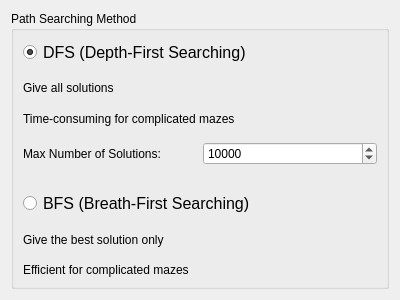
<?xml version="1.0" encoding="UTF-8"?>
<ui version="4.0">
 <class>Configuration</class>
 <widget class="QDialog" name="Configuration">
  <property name="geometry">
   <rect>
    <x>0</x>
    <y>0</y>
    <width>400</width>
    <height>300</height>
   </rect>
  </property>
  <property name="windowTitle">
   <string>Configuration</string>
  </property>
  <property name="locale">
   <locale language="English" country="UnitedKingdom"/>
  </property>
  <layout class="QGridLayout" name="gridLayout">
   <item row="1" column="0">
    <widget class="QGroupBox" name="groupBox">
     <property name="title">
      <string>Path Searching Method</string>
     </property>
     <layout class="QGridLayout" name="gridLayout_2">
      <item row="0" column="0" colspan="2">
       <widget class="QRadioButton" name="radioButton_DFS">
        <property name="font">
         <font>
          <pointsize>12</pointsize>
         </font>
        </property>
        <property name="text">
         <string>DFS (Depth-First Searching)</string>
        </property>
        <property name="checked">
         <bool>true</bool>
        </property>
       </widget>
      </item>
      <item row="4" column="0" colspan="2">
       <widget class="QLabel" name="label_3">
        <property name="text">
         <string>Time-consuming for complicated mazes</string>
        </property>
       </widget>
      </item>
      <item row="9" column="0" colspan="2">
       <widget class="QRadioButton" name="radioButton_BFS">
        <property name="font">
         <font>
          <pointsize>12</pointsize>
         </font>
        </property>
        <property name="text">
         <string>BFS (Breath-First Searching)</string>
        </property>
       </widget>
      </item>
      <item row="1" column="0">
       <spacer name="verticalSpacer_2">
        <property name="orientation">
         <enum>Qt::Vertical</enum>
        </property>
        <property name="sizeHint" stdset="0">
         <size>
          <width>20</width>
          <height>40</height>
         </size>
        </property>
       </spacer>
      </item>
      <item row="11" column="0" colspan="2">
       <widget class="QLabel" name="label_2">
        <property name="text">
         <string>Give the best solution only</string>
        </property>
       </widget>
      </item>
      <item row="7" column="0">
       <spacer name="verticalSpacer">
        <property name="orientation">
         <enum>Qt::Vertical</enum>
        </property>
        <property name="sizeHint" stdset="0">
         <size>
          <width>20</width>
          <height>40</height>
         </size>
        </property>
       </spacer>
      </item>
      <item row="3" column="0">
       <spacer name="verticalSpacer_5">
        <property name="orientation">
         <enum>Qt::Vertical</enum>
        </property>
        <property name="sizeHint" stdset="0">
         <size>
          <width>20</width>
          <height>40</height>
         </size>
        </property>
       </spacer>
      </item>
      <item row="12" column="0">
       <spacer name="verticalSpacer_4">
        <property name="orientation">
         <enum>Qt::Vertical</enum>
        </property>
        <property name="sizeHint" stdset="0">
         <size>
          <width>20</width>
          <height>40</height>
         </size>
        </property>
       </spacer>
      </item>
      <item row="6" column="1">
       <widget class="QSpinBox" name="spinBox_MaxNo">
        <property name="minimum">
         <number>1</number>
        </property>
        <property name="maximum">
         <number>100000000</number>
        </property>
        <property name="singleStep">
         <number>100</number>
        </property>
        <property name="value">
         <number>10000</number>
        </property>
       </widget>
      </item>
      <item row="5" column="0">
       <spacer name="verticalSpacer_6">
        <property name="orientation">
         <enum>Qt::Vertical</enum>
        </property>
        <property name="sizeHint" stdset="0">
         <size>
          <width>20</width>
          <height>40</height>
         </size>
        </property>
       </spacer>
      </item>
      <item row="10" column="0">
       <spacer name="verticalSpacer_3">
        <property name="orientation">
         <enum>Qt::Vertical</enum>
        </property>
        <property name="sizeHint" stdset="0">
         <size>
          <width>20</width>
          <height>40</height>
         </size>
        </property>
       </spacer>
      </item>
      <item row="6" column="0">
       <widget class="QLabel" name="label_5">
        <property name="text">
         <string>Max Number of Solutions:</string>
        </property>
       </widget>
      </item>
      <item row="2" column="0">
       <widget class="QLabel" name="label">
        <property name="text">
         <string>Give all solutions</string>
        </property>
       </widget>
      </item>
      <item row="13" column="0" colspan="2">
       <widget class="QLabel" name="label_4">
        <property name="text">
         <string>Efficient for complicated mazes</string>
        </property>
       </widget>
      </item>
      <item row="8" column="0">
       <spacer name="verticalSpacer_7">
        <property name="orientation">
         <enum>Qt::Vertical</enum>
        </property>
        <property name="sizeHint" stdset="0">
         <size>
          <width>20</width>
          <height>40</height>
         </size>
        </property>
       </spacer>
      </item>
     </layout>
    </widget>
   </item>
  </layout>
 </widget>
 <resources/>
 <connections/>
</ui>
